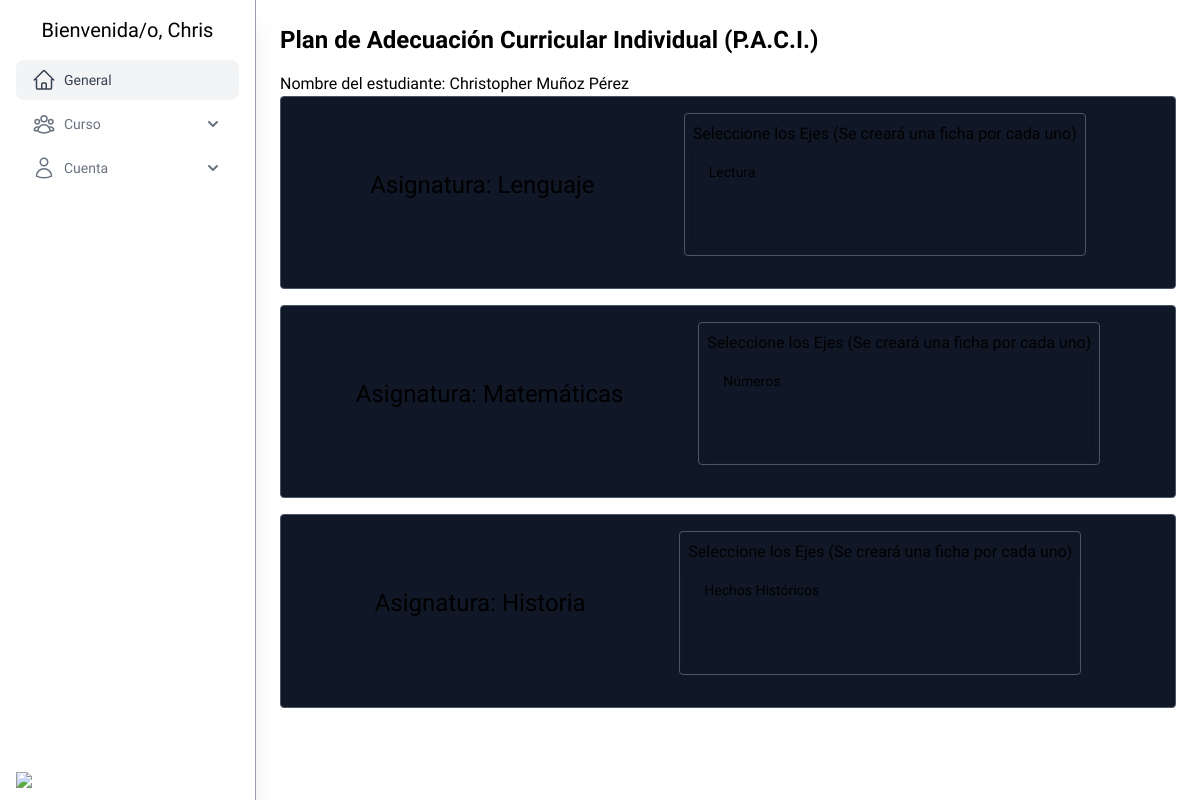
/paci/1 (signed in), run on an earlier commit of the app's database.
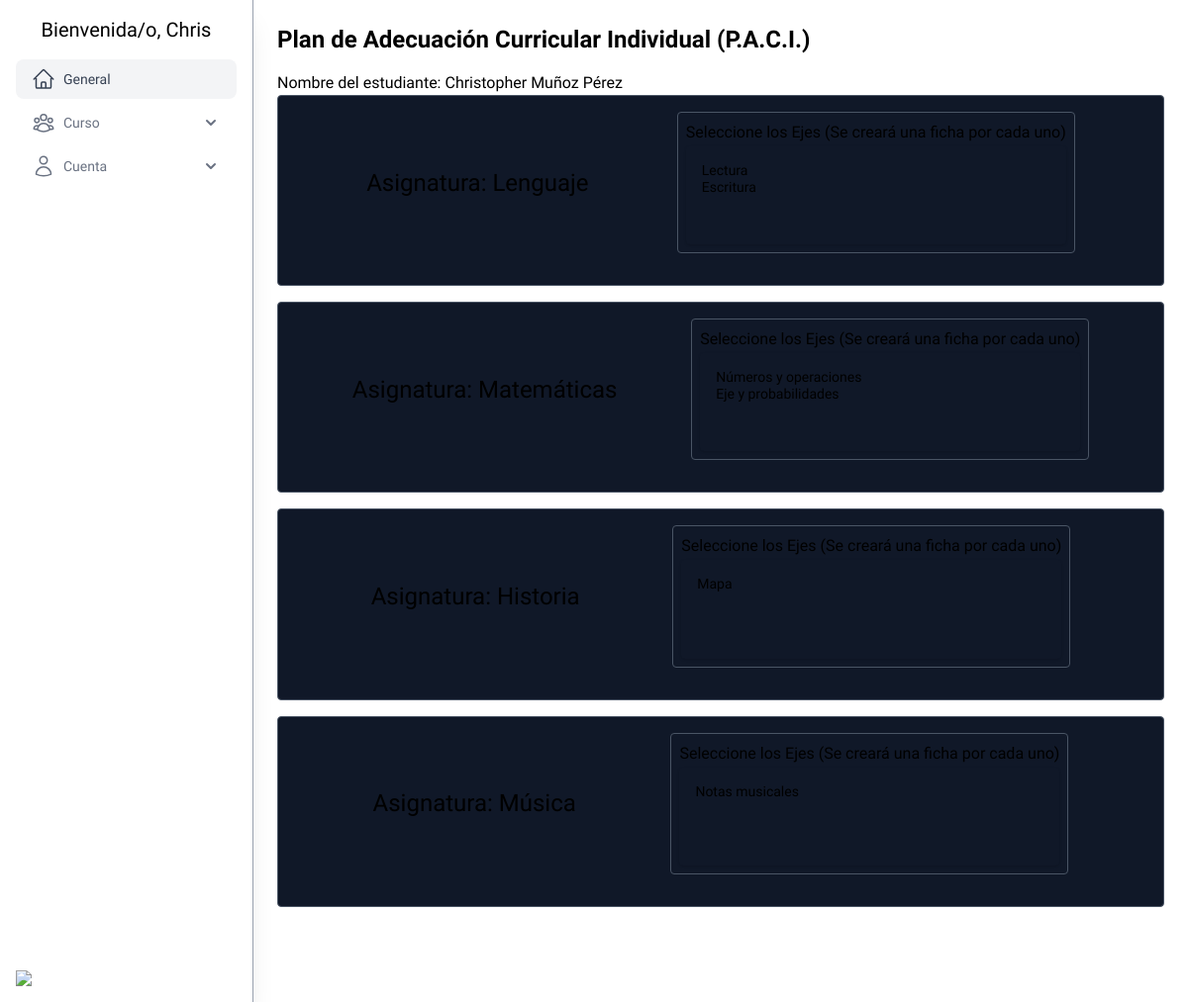
And on a later commit of the database.
### accounts/models.py (models this page shows, shortened)
class User(AbstractUser):
    class Roles(models.TextChoices):
        ADMIN = 'ADMIN', 'Administrador'
        DIRECTOR = 'DIRECTOR', 'Director'
        COORDINATOR = 'COORDINADOR', 'Coordinador'
        TEACHER = 'TEACHER', 'Docente'
        PROFESSIONAL = 'PROFESSIONAL', 'Profesional'
    role = models.CharField(max_length=20, choices=Roles.choices, default=Roles.TEACHER)
    profesion = models.CharField(max_length=150, blank=True)
    phone = models.IntegerField(blank=True, null=True)
    address = models.CharField(max_length=255, blank=True)
    birth_date = models.DateField(null=True, blank=True)
    nro_registro = models.CharField(max_length=20, null=True)

### core/models.py (models this page shows, shortened)
class DateTime(models.Model):
    created_at = models.DateTimeField(auto_now_add=True)
    updated_at = models.DateTimeField(auto_now=True)
    class Meta:
        abstract = True

class Estudiante(DateTime):
    first_name = models.CharField(max_length=150)
    last_name = models.CharField(max_length=150)
    rut = models.SmallIntegerField(unique=True)
    birth_date = models.DateField()
    bapDiag = models.CharField(max_length=40)
    address = models.CharField(max_length=40)
    commune = models.CharField(max_length=40)
    etnia = models.CharField(max_length=40, null=True, blank=True)
    parents = models.ManyToManyField(Apoderado, related_name="students", blank=True)
    curso = models.ForeignKey(
        Curso, on_delete=models.CASCADE, related_name="students", null=True, blank=True
    )
    nivel = models.CharField(max_length=10, choices=Nivel.choices, default=Nivel.BASIC)

class Asignatura(models.Model):
    nombre = models.CharField(max_length=100)

### paciApp/views.py (the view)
# urls.py: path('', index, name='index'),
@login_required
def index(request, id):
    estudiante = get_object_or_404(Estudiante, pk=id)
    asignaturas = Asignatura.objects.prefetch_related('ejes').all()
    asignaturas_data = []
    for asignatura in asignaturas:
        ejes_list = list(asignatura.ejes.all().values('id', 'nombre'))
        asignaturas_data.append({
            'id': asignatura.id,
            'nombre': asignatura.nombre,
            'ejes': ejes_list
        })
    context = {
        'estudiante': estudiante,
        'asignaturas_json': json.dumps(asignaturas_data),
        'asignaturas': asignaturas,
        'objetivos': Objetivos.objects.all(),
        'estrategias': Estrategias.objects.all()
    }
    return render(request, 'paci.html', context)

### core/a.py (called while the page is built)
def estudiantes_global(request):
    student = Estudiante.objects.all()
    users = User.objects.filter(role="TEACHER")
    return {
        'estudiantes': student,
        'users': users
    }

### paciApp/templates/paci.html (shortened to what this page needs)
{% extends 'base.html'%}
{% block content %}
<h1 class="text-2xl font-bold mb-4">Plan de Adecuación Curricular Individual (P.A.C.I.)</h1>
<p>Nombre del estudiante: {{ estudiante.first_name }} {{ estudiante.last_name }}</p>
<form action="{% url 'paciApp:create_paci' estudiante.id %}" method="post">
    {% for asignatura in asignaturas %}
<div class="border border-gray-600 rounded p-4 mb-4 bg-gray-900">
    <section class="flex justify-evenly gap-4">
        <div class="flex flex-col justify-center mb-4">
            <label class="text-2xl">Asignatura: {{asignatura.nombre}}</label>
        </div>
        <div class="flex flex-col p-2 mb-4 border border-gray-600 rounded">
            <label for="eje_{{asignatura.id}}">Seleccione los Ejes (Se creará una ficha por cada uno)</label>
            <select
                class="p-4 mt-0.5 w-full rounded border-gray-300 shadow-sm sm:text-sm dark:border-gray-600 dark:bg-gray-900 dark:text-white"
                name="ejes_seleccionados_{{asignatura.id}}" id="select_eje_{{asignatura.id}}" multiple>
                {% for eje in asignatura.ejes.all %}
                <option value="{{eje.id}}" data-nombre="{{eje.nombre}}">{{eje.nombre}}</option>
                {% endfor %}
            </select>
        </div>
    </section>
</div>
{% empty %}
<p>No hay asignaturas disponibles</p>
{% endfor %}
<section class="flex flex-col mt-4">
        <div class="flex items-center justify-between mb-4">
            <button type="submit" class="flex gap-4 rounded-lg px-4 py-2 text-sm font-medium text-white
        hover:bg-gray-800 hover:text-gray-600
        dark:text-white dark:bg-gray-600 dark:hover:bg-gray-700 dark:hover:text-white">
            </button>
        </div>
    </section>
</form>
{% endblock %}

### templates/base.html (shortened to what this page needs)
<!DOCTYPE html>
<html lang="en">
<head>
  <script src="https://cdn.jsdelivr.net/npm/@tailwindcss/browser@4"></script>
</head>
<body class="min-h-screen dark:bg-gray-800 dark:text-gray-100">
  <div class="flex min-h-screen">
    <aside class="flex flex-col w-64 dark:bg-gray-900 p-4 justify-between shadow-xl border-r border-gray-400 dark:border-gray-600">
      <ul class="space-y-1">
        <p class="text-xl text-center mb-4">Bienvenida/o, {{user.username}}</p>
        <li>
          <a href="{% url 'coreApp:index' %}"
            class="flex items-center gap-2 rounded-lg bg-gray-100 px-4 py-2 text-gray-700 dark:bg-gray-800 dark:hover:bg-teal-900 dark:text-gray-200">
            <span class="text-sm font-medium"> General </span>
          </a>
        </li>
        <li>
          <details class="group [&amp;_summary::-webkit-details-marker]:hidden">
            <summary
              class="group flex items-center justify-between rounded-lg px-4 py-2 text-gray-500 hover:bg-gray-100 hover:text-gray-700 dark:text-gray-400 dark:hover:bg-gray-800 dark:hover:text-gray-200">
              <div class="flex items-center gap-2">
                <span class="text-sm font-medium"> Curso </span>
              </div>
              <span class="shrink-0 transition duration-300 group-open:-rotate-180">
                <svg xmlns="http://www.w3.org/2000/svg" class="size-5" viewBox="0 0 20 20" fill="currentColor">
                  <path fill-rule="evenodd"
                    d="M5.293 7.293a1 1 0 011.414 0L10 10.586l3.293-3.293a1 1 0 111.414 1.414l-4 4a1 1 0 01-1.414 0l-4-4a1 1 0 010-1.414z"
                    clip-rule="evenodd"></path>
                </svg>
              </span>
            </summary>
          </details>
        </li>
        <li>
          <details class="group [&amp;_summary::-webkit-details-marker]:hidden">
            <summary
              class="group flex items-center justify-between rounded-lg px-4 py-2 text-gray-500 hover:bg-gray-100 hover:text-gray-700 dark:text-gray-400 dark:hover:bg-gray-800 dark:hover:text-gray-200">
              <div class="flex items-center gap-2">
                <span class="text-sm font-medium"> Cuenta </span>
              </div>
              <span class="shrink-0 transition duration-300 group-open:-rotate-180">
                <svg xmlns="http://www.w3.org/2000/svg" class="size-5" viewBox="0 0 20 20" fill="currentColor">
                  <path fill-rule="evenodd"
                    d="M5.293 7.293a1 1 0 011.414 0L10 10.586l3.293-3.293a1 1 0 111.414 1.414l-4 4a1 1 0 01-1.414 0l-4-4a1 1 0 010-1.414z"
                    clip-rule="evenodd"></path>
                </svg>
              </span>
            </summary>
          </details>
        </li>
      </ul>
      <img class="w-16" src="https://images.builderservices.io/s/cdn/v1.0/i/m?url=https%3A%2F%2Fstorage.googleapis.com%2Fproduction-hostgator-chile-v1-0-3%2F573%2F1237573%2FEeoJHNah%2Fd473ee41415e43fc99acf1131253fde3&methods=resize%2C60%2C5000"/>
    </aside>
    <main class="flex-1 flex flex-col p-6">
      {% block content %}{% endblock %}
    </main>
  </div>
</body>
</html>

### templates/base.html (style rules this page uses)
body { font-family: 'Red Hat Display', sans-serif; }

What changed in the data, as far as the page shows it:
changed Asignatura "Lenguaje": id "Lectura" → "Lectura / Escritura"; gains Eje ({{ eje.id }} 2 (drawn))
changed Asignatura "Matemáticas": id "Números" → "Números y operaciones / Eje y probabilidades"; gains Eje ({{ eje.id }} 3 (drawn)); loses Eje ({{ eje.id }} 2 (drawn))
changed Asignatura "Historia": id "Hechos Históricos" → "Mapa"; loses Eje ({{ eje.id }} 3 (drawn))
added Asignatura: nombre "Música", id "Notas musicales", Eje ({{ eje.id }} 6 (drawn))
